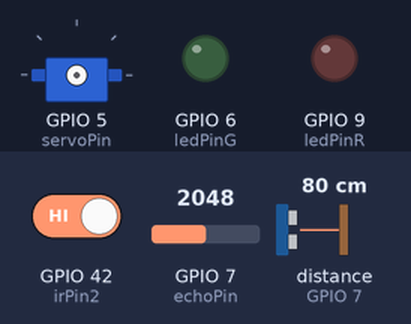
Recording of a sketch running on a simulated ESP32-S3. Shown: servo, output pins drawn as LEDs (lit = HIGH). The test bench sets the inputs (shaded band); at power-on: distance to the obstacle (sensor on GPIO 7) 80 cm, GPIO 7 (echoPin) = 2048, GPIO 42 (irPin2) HIGH (analog values on the 0–4095 scale). The echo pulse lasts 58.3 µs per cm; WiFi joins after 1.5 s; servers stay silent unless stated; uploads are accepted with an empty reply; no MQTT or app messages arrive unless stated; pins used as bus, display or sensor lines are not drawn; what the sketch prints to the serial monitor is not drawn.

Above: at 0.0 s.
At 18.9 s:
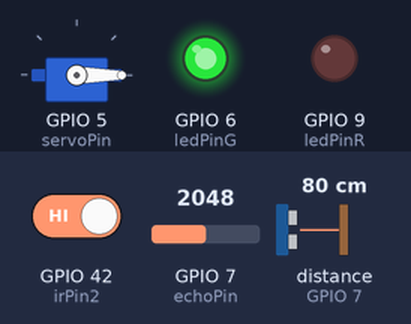
19.0 s: distance to the obstacle (sensor on GPIO 7) set to 6 cm
20.5 s: distance to the obstacle (sensor on GPIO 7) set to 3 cm
At 21.4 s:
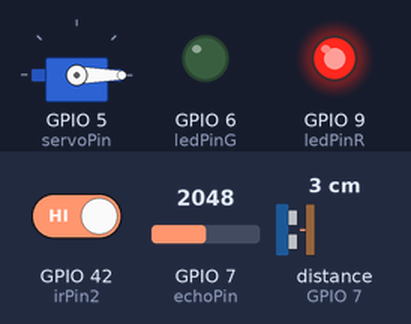
22.0 s: GPIO 7 (echoPin) set to 1041
23.5 s: GPIO 7 (echoPin) set to 969
Timing chart, 0 to 26.5 s (numbered marks = the images above; inputs shaded):
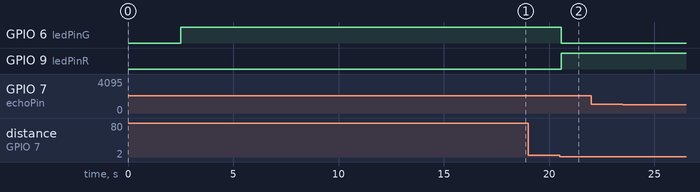

Measured:
- the behaviour switches between 5 and 4 cm on distance to the obstacle (sensor on GPIO 7) (found by bisection; images 1 and 2)
- after the input at 19.0 s, every drawn part: stays the same
- after the input at 20.5 s, GPIO 6 (ledPinG): HIGH → LOW after 0.07 s; GPIO 9 (ledPinR): LOW → HIGH after 0.07 s
- after the input at 22.0 s, every drawn part: stays the same
- after the input at 23.5 s, every drawn part: stays the same

The sketch:

smart_bin_esp32_code.ino
```cpp
#define MQTT_MAX_PACKET_SIZE 512

#include <ESP32Servo.h>
#include <WiFi.h>
#include <PubSubClient.h>
#include <HTTPClient.h>
#include <ArduinoJson.h>

// ==================== WIFI CREDENTIALS ====================
const char* WIFI_SSID = "YOUR_WIFI_NAME";
const char* WIFI_PASSWORD = "YOUR_WIFI_PASSWORD";

// ==================== GOOGLE CLOUD MQTT ====================
const char* MQTT_BROKER = "YOUR_VM_PUBLIC_IP"; ;
const int MQTT_PORT = 1883;
const char* MQTT_CLIENT_ID = "esp32_smartbin";

// ==================== SUPABASE CONFIG ====================
const char* SUPABASE_URL = "YOUR_SUPABASE_URL";
const char* SUPABASE_KEY = "YOUR_SUPABASE_API_KEY";
// No need for SUPABASE_ENDPOINT constant anymore

// ==================== PIN DEFINITIONS ====================
const int trigPin = 4;     // HC-SR04 TRIG pin
const int echoPin = 7;     // HC-SR04 ECHO pin
const int irPin2  = 42;    // IR sensor 2 (motion detect)
const int ledPinR = 9;     // Red LED (bin full)
const int ledPinG = 6;     // Green LED (bin empty)
const int servoPin = 5;    // Servo motor
const int gasPin = A6;     // Gas sensor

// ==================== THRESHOLDS ====================
const int gasThreshold = 1000;  // Gas threshold
const int fullDistance = 3;     // Bin full threshold in cm
const float BIN_HEIGHT = 17.0;  // Bin height in cm

// ==================== SERVO ====================
Servo binServo;
bool lidOpen = false;
bool lastMotionState = false;

// ==================== MQTT CLIENT ====================
WiFiClient espClient;
PubSubClient mqttClient(espClient);

// ==================== TIMING ====================
unsigned long lastMqttUpdate = 0;
unsigned long lastReconnectAttempt = 0;
unsigned long lastMotionTime = 0;
unsigned long lastSupabaseUpdate = 0;
const unsigned long MQTT_UPDATE_INTERVAL = 3000;  // Send data every 3 seconds
const unsigned long RECONNECT_INTERVAL = 5000;    // Try reconnecting every 5 seconds
const unsigned long LID_OPEN_DURATION = 3000;     // Lid stays open for 3 seconds
const unsigned long SUPABASE_UPDATE_INTERVAL = 3000;  // ADDED: Send to Supabase every 3 seconds

// ==================== FUNCTION PROTOTYPES ====================
void sendToSupabase(int distance, int gasValue, bool motionDetected);  // FIXED: Changed signature!

// ==================== SETUP ====================
void setup() {
  Serial.begin(9600);
  delay(1000);  // Give serial time to initialize

  // Setup WiFi
  setupWiFi();

  // Setup MQTT
  mqttClient.setServer(MQTT_BROKER, MQTT_PORT);
  mqttClient.setKeepAlive(60);  // Keep connection alive

  // Setup pins
  pinMode(trigPin, OUTPUT);
  pinMode(echoPin, INPUT);
  pinMode(irPin2, INPUT_PULLUP);
  pinMode(ledPinR, OUTPUT);
  pinMode(ledPinG, OUTPUT);
  pinMode(gasPin, INPUT);

  analogReadResolution(12); // ESP32 ADC (0–4095)

  // Servo setup
  binServo.setPeriodHertz(50);
  binServo.attach(servoPin, 500, 2500);
  binServo.write(0);  // Lid closed

  // Start with green LED ON (bin empty)
  digitalWrite(ledPinG, HIGH);
  digitalWrite(ledPinR, LOW);

  Serial.println("\n=================================");
  Serial.println("Smart Bin MQTT & Supabase System Started");
  Serial.println("=================================");
  Serial.print("MQTT Broker: ");
  Serial.print(MQTT_BROKER);
  Serial.print(":");
  Serial.println(MQTT_PORT);
  Serial.print("Supabase: ");
  Serial.println(SUPABASE_URL);

  // Warm up gas sensor
  Serial.println("Warming up gas sensor (15 seconds)...");
  delay(15000);
  Serial.println("Gas sensor ready!");
  Serial.println("=================================\n");
}

// ==================== WIFI SETUP ====================
void setupWiFi() {
  Serial.println("Connecting to WiFi...");
  Serial.print("SSID: ");
  Serial.println(WIFI_SSID);

  WiFi.mode(WIFI_STA);
  WiFi.begin(WIFI_SSID, WIFI_PASSWORD);

  int attempts = 0;
  while (WiFi.status() != WL_CONNECTED && attempts < 20) {
    delay(500);
    Serial.print(".");
    attempts++;
  }

  if (WiFi.status() == WL_CONNECTED) {
    Serial.println("\n✓ WiFi connected!");
    Serial.print("IP Address: ");
    Serial.println(WiFi.localIP());
    Serial.print("Signal Strength: ");
    Serial.print(WiFi.RSSI());
    Serial.println(" dBm");
  } else {
    Serial.println("\n✗ WiFi connection failed!");
    Serial.println("Please check your credentials and try again.");
  }
}

// ==================== MQTT RECONNECT (NON-BLOCKING) ====================
void reconnectMQTT() {
  unsigned long now = millis();

  // Only attempt reconnection every 5 seconds
  if (now - lastReconnectAttempt > RECONNECT_INTERVAL) {
    lastReconnectAttempt = now;

    if (!mqttClient.connected()) {
      Serial.print("Attempting MQTT connection to ");
      Serial.print(MQTT_BROKER);
      Serial.print(":");
      Serial.print(MQTT_PORT);
      Serial.print("...");

      // Attempt to connect
      if (mqttClient.connect(MQTT_CLIENT_ID)) {
        Serial.println(" ✓ Connected!");
      } else {
        Serial.print(" ✗ Failed, rc=");
        Serial.print(mqttClient.state());

        // Decode the error for easier debugging
        switch(mqttClient.state()) {
          case -4:
            Serial.println(" - Connection timeout (check network)");
            break;
          case -3:
            Serial.println(" - Connection lost");
            break;
          case -2:
            Serial.println(" - Connect failed (check firewall/broker)");
            Serial.println("  → Make sure port 1883 is open in GCP firewall");
            Serial.println("  → Verify Mosquitto is running on the server");
            break;
          case -1:
            Serial.println(" - Disconnected");
            break;
          case 1:
            Serial.println(" - Bad protocol version");
            break;
          case 2:
            Serial.println(" - Bad client ID rejected");
            break;
          case 3:
            Serial.println(" - Server unavailable");
            break;
          case 4:
            Serial.println(" - Bad username/password");
            break;
          case 5:
            Serial.println(" - Not authorized");
            break;
          default:
            Serial.println(" - Unknown error");
        }
      }
    }
  }
}

// ==================== FILL PERCENTAGE CALCULATION ====================
const float EMPTY_DISTANCE = 16.0;  // distance to back wall when bin is empty

float calculateFillPercentage(int distance_cm) {
  // Clamp distance to realistic range
  if (distance_cm <= 0 || distance_cm > EMPTY_DISTANCE) distance_cm = EMPTY_DISTANCE;

  float filledHeight = EMPTY_DISTANCE - distance_cm;  // only count trash
  float percentage = (filledHeight / EMPTY_DISTANCE) * 100.0;

  if (percentage < 0) percentage = 0;
  if (percentage > 100) percentage = 100;

  return percentage;
}

// ==================== SEND DATA TO MQTT ====================
void sendToMQTT(int distance, float fillPercentage, bool binFull, bool motionDetected, int gasValue, bool gasDetected) {
  // Check if MQTT is connected
  if (!mqttClient.connected()) {
    Serial.println("⚠ MQTT not connected, skipping publish");
    return;
  }

  // Check if lid should be open based on recent motion
  bool lidCurrentlyOpen = (millis() - lastMotionTime < LID_OPEN_DURATION) && lidOpen;

  // Create JSON payload
  String payload = "{";
  payload += "\"distance\":" + String(distance) + ",";
  payload += "\"FillPercentage\":" + String(fillPercentage, 1) + ",";
  payload += "\"BinStatus\":\"" + String(binFull ? "FULL" : "EMPTY") + "\",";
  payload += "\"MotionDetected\":" + String(motionDetected ? "true" : "false") + ",";
  payload += "\"GasValue\":" + String(gasValue) + ",";
  payload += "\"GasStatus\":\"" + String(gasDetected ? "DETECTED" : "SAFE") + "\",";
  payload += "\"RedLED\":" + String(binFull ? "true" : "false") + ",";  // FIXED: boolean values
  payload += "\"GreenLED\":" + String(binFull ? "false" : "true") + ","; // FIXED: boolean values
  payload += "\"LidOpen\":" + String(lidCurrentlyOpen ? "true" : "false");  // Send current lid state
  payload += "}";

  // Debug: Show payload
  Serial.print("→ MQTT Payload: ");
  Serial.println(payload);
  Serial.print("Payload size: ");
  Serial.print(payload.length());
  Serial.println(" bytes");

  // Publish main data topic
  bool success = mqttClient.publish("smartbin/data", payload.c_str());

  if (success) {
    Serial.println("✓ Data published to MQTT");
  } else {
    Serial.println("✗ Failed to publish to MQTT!");
  }
}

// ==================== SEND DATA TO SUPABASE ====================
void sendToSupabase(int distance, int gasValue, bool motionDetected) {
  if (WiFi.status() != WL_CONNECTED) {
    Serial.println("WiFi not connected, skipping Supabase");
    return;
  }

  HTTPClient http;


  String url = String(SUPABASE_URL) + "/rest/v1/sensor_readings";

  http.begin(url);
  http.addHeader("Content-Type", "application/json");
  http.addHeader("apikey", SUPABASE_KEY);
  http.addHeader("Authorization", "Bearer " + String(SUPABASE_KEY));
  http.addHeader("Prefer", "return=minimal");

  // Create JSON payload for Supabase
  StaticJsonDocument<200> doc;
  doc["distance_cm"] = distance;
  doc["gas_value"] = gasValue;
  doc["motion_detected"] = motionDetected;

  String jsonString;
  serializeJson(doc, jsonString);

  Serial.print("→ Supabase (RAW): ");
  Serial.println(jsonString);

  int httpCode = http.POST(jsonString);

  if (httpCode > 0) {
    if (httpCode == HTTP_CODE_CREATED || httpCode == HTTP_CODE_OK) {
      Serial.println("✓ Raw data saved to Supabase");
    } else {
      Serial.print("✗ Supabase HTTP Error: ");
      Serial.println(httpCode);
      String response = http.getString();
      Serial.print("Response: ");
      Serial.println(response);
    }
  } else {
    Serial.print("✗ Supabase POST failed: ");
    Serial.println(http.errorToString(httpCode));
  }

  http.end();
}

// ==================== MAIN LOOP ====================
void loop() {
  // Maintain WiFi connection
  if (WiFi.status() != WL_CONNECTED) {
    Serial.println("⚠ WiFi disconnected! Reconnecting...");
    setupWiFi();
  }

  // Maintain MQTT connection (non-blocking)
  reconnectMQTT();
  mqttClient.loop();  // Process MQTT messages

  // ================= ULTRASONIC SENSOR =================
  long duration;
  int distance;

  digitalWrite(trigPin, LOW);
  delayMicroseconds(2);
  digitalWrite(trigPin, HIGH);
  delayMicroseconds(10);
  digitalWrite(trigPin, LOW);

  duration = pulseIn(echoPin, HIGH, 25000); // timeout safety
  distance = duration * 0.034 / 2;

  bool binFull = (distance > 0 && distance <= fullDistance);

  // ================= CALCULATE FILL PERCENTAGE =================
  float fillPercentage = calculateFillPercentage(distance);

  // ================= MOTION SENSOR =================
  bool motionDetected = !digitalRead(irPin2);

  // Detect motion edge (when motion changes from false to true)
  if (motionDetected && !lastMotionState) {
    lastMotionTime = millis();  // Record when motion started
  }
  lastMotionState = motionDetected;

  // ================= GAS SENSOR =================
  int gasValue = analogRead(gasPin);
  bool gasDetected = (gasValue > gasThreshold);

  // ================= DEBUG OUTPUT =================
  Serial.print("Distance: ");
  Serial.print(distance);
  Serial.print(" cm | Fill: ");
  Serial.print(fillPercentage, 1);
  Serial.print("% | Bin: ");
  Serial.print(binFull ? "FULL" : "EMPTY");
  Serial.print(" | Motion: ");
  Serial.print(motionDetected ? "YES" : "NO");
  Serial.print(" | Gas: ");
  Serial.print(gasValue);
  Serial.print(" (");
  Serial.print(gasDetected ? "ALERT" : "SAFE");
  Serial.print(") | Lid: ");
  Serial.print(lidOpen ? "OPEN" : "CLOSED");
  Serial.print(" | Red LED: ");
  Serial.print(binFull ? "ON" : "OFF");
  Serial.print(" | Green LED: ");
  Serial.println(binFull ? "OFF" : "ON");

  // ================= LED LOGIC =================
  if (binFull) {
    digitalWrite(ledPinR, HIGH);
    digitalWrite(ledPinG, LOW);
  } else {
    digitalWrite(ledPinR, LOW);
    digitalWrite(ledPinG, HIGH);
  }

  // ================= SERVO LOGIC =================
  // Check if motion was detected and lid should open
  if (motionDetected && !lidOpen && !binFull && (millis() - lastMotionTime < 1000)) {
    Serial.println("→ Opening bin lid...");
    lidOpen = true;
    binServo.write(180);   // Open
    delay(3000);
    binServo.write(60);    // Close
    lidOpen = false;
    Serial.println("→ Bin lid closed");
  }

  // ================= SEND TO MQTT =================
  if (millis() - lastMqttUpdate > MQTT_UPDATE_INTERVAL) {
    lastMqttUpdate = millis();
    sendToMQTT(distance, fillPercentage, binFull, motionDetected, gasValue, gasDetected);
  }

  // ================= SEND TO SUPABASE =================
  if (millis() - lastSupabaseUpdate > SUPABASE_UPDATE_INTERVAL) {
    lastSupabaseUpdate = millis();
    // FIXED: Call with the correct signature - only 3 parameters
    sendToSupabase(distance, gasValue, motionDetected);  // FIXED THIS LINE!
  }

  delay(100);  // Small delay to prevent overwhelming the system
}
```
